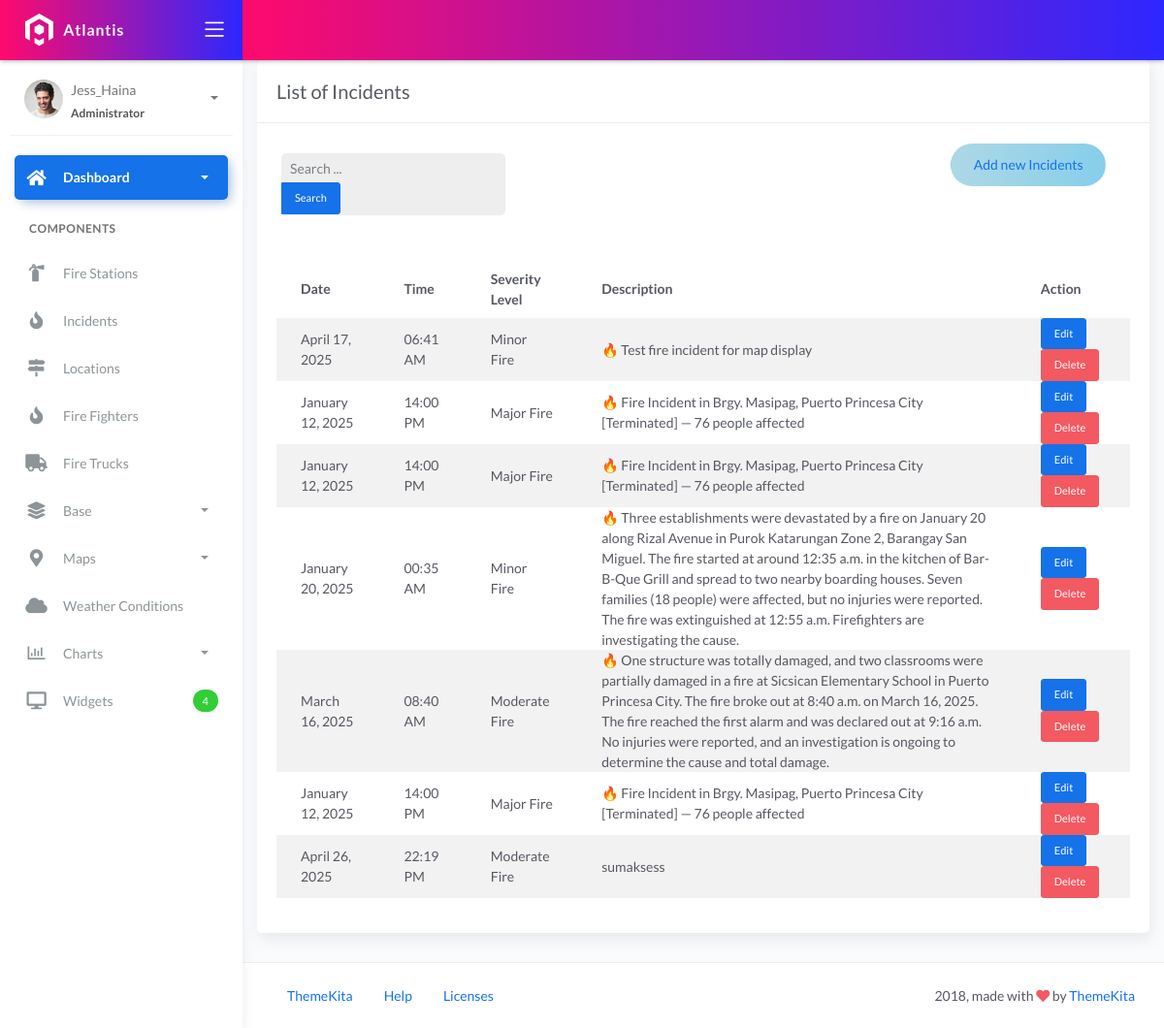
Page /incidents/ on the committed database.
### fire/models.py (models this page shows, shortened)
class BaseModel(models.Model):
    created_at = models.DateTimeField(auto_now_add=True, db_index=True)
    updated_at = models.DateTimeField(auto_now=True)
    class Meta:
        abstract = True

class Incident(BaseModel):
    SEVERITY_CHOICES = (
        ('Minor Fire', 'Minor Fire'),
        ('Moderate Fire', 'Moderate Fire'),
        ('Major Fire', 'Major Fire'),
    )
    location = models.ForeignKey(Locations, on_delete=models.CASCADE)
    date_time = models.DateTimeField(blank=True, null=True)
    severity_level = models.CharField(max_length=45, choices=SEVERITY_CHOICES)
    description = models.CharField(max_length=250)

### fire/views.py (the view, shortened to what this page needs)
# urls.py: path('incidents/', IncidentListView.as_view(), name='incident_list'),
class IncidentListView(ListView):
    orm_class = Incident_Form
    model = Incident
    template_name = 'incident_list.html'
    context_object_name = 'incident_list'
    paginate_by = 10
    def get_queryset(self, *args, **kwargs):
        qs = super().get_queryset(*args, **kwargs)
        query = self.request.GET.get("q")
        return qs

### templates/incident_list.html (shortened to what this page needs)
{% extends 'base.html' %}
{% load static %}
{% block content %}
<div class="content">
  <div class="container-fluid">
     <div class="row">
      <div class="col-md-12">
        <div class="card">
         <div class="card-header">
           <div class="card-title">List of Incidents</div>
        </div>
        <br>
        <div class="col-md-12 row">
          <div class="col-md-4">
            <form class="navbar-left navbar-form nav-search mr-md-3" action="{% url 'incident_list' %}">
              <div class="form-group">
                <div class="input-group">
                  <input type="text" id="search" placeholder="Search ..." class="form-control form-control-sm" name="q" />
                  <div class="input-group-append">
                    <button class="btn btn-sm btn-primary" type="submit">Search</button>
                  </div>
                </div>
              </div>
            </form>
          </div>
          <div class="col-md-2">
          </div>
          <div class="col-md-6">
            <div class="pull-right">
                <a href="{% url 'incident_add' %}" class="btn btn-rounded custom-add-btn"
                style="background: linear-gradient(90deg, #ADD8E6, #87CEEB);">
                    Add new Incidents
                </a>
            </div>
          </div>
        </div>
        <div class="card-body">
          <table class="table table-striped mt-3">
            <thead>
              <tr>
                <th scope="col">Date</th>
                <th scope="col">Time</th>
                <th scope="col">Severity Level</th>
                <th scope="col">Description</th>
                <th scope="col">Action</th>
              </tr>
            </thead>
            <tbody>
              {% for incident in incident_list %}
              <tr>
                <td>{{ incident.date_time|date:"F d, Y" }}</td>
                <td>{{ incident.date_time|time:"H:i A" }}</td>
                <td>{{ incident.severity_level }}</td>
                <td>{{ incident.description }}</td>
                <td>
                  <a href="{% url 'incident_update' incident.pk %}" class="btn btn-sm btn-primary" style="max-width: 80px;">Edit</a>
                    <a href="{% url 'incident_delete' incident.pk %}" class="btn btn-sm btn-danger" style="max-width: 80px;">Delete</a>
                </td>
              </tr>
              {% empty %}
              <tr>
                <td colspan="5" style="text-align: center">
                  <p class="text-sm font-weight-bold mb-0">No Records Found.</p>
                </td>
              </tr>
              {% endfor %}
            </tbody>
          </table>
        </div>
      </div>
    </div>
  </div>
</div>
{% endblock %}

### rows in the picture
Incident: date_time "April 17, 2025", date_time "06:41 AM", severity_level "Minor Fire", description "🔥 Test fire incident for map display"
Incident: date_time "January 12, 2025", date_time "14:00 PM", severity_level "Major Fire", description "🔥 Fire Incident in Brgy. Masipag, Puerto Princesa City [Terminated] — 76 people affected"
Incident: date_time "January 12, 2025", date_time "14:00 PM", severity_level "Major Fire", description "🔥 Fire Incident in Brgy. Masipag, Puerto Princesa City [Terminated] — 76 people affected"
Incident: date_time "January 20, 2025", date_time "00:35 AM", severity_level "Minor Fire", description "🔥 Three establishments were devastated by a fire on January 20 along Rizal Avenue in Purok Katarungan Zone 2, Barangay San Miguel. The fire started at around 12:35 a.m. in the kitchen of Bar-B-Que Grill and spread to two nearby boarding houses. Seven families (18 people) were affected, but no injuries were reported. The fire was extinguished at 12:55 a.m. Firefighters are investigating the cause."
Incident: date_time "March 16, 2025", date_time "08:40 AM", severity_level "Moderate Fire", description "🔥 One structure was totally damaged, and two classrooms were partially damaged in a fire at Sicsican Elementary School in Puerto Princesa City. The fire broke out at 8:40 a.m. on March 16, 2025. The fire reached the first alarm and was declared out at 9:16 a.m. No injuries were reported, and an investigation is ongoing to determine the cause and total damage."
Incident: date_time "January 12, 2025", date_time "14:00 PM", severity_level "Major Fire", description "🔥 Fire Incident in Brgy. Masipag, Puerto Princesa City [Terminated] — 76 people affected"
Incident: date_time "April 26, 2025", date_time "22:19 PM", severity_level "Moderate Fire", description "sumaksess"
